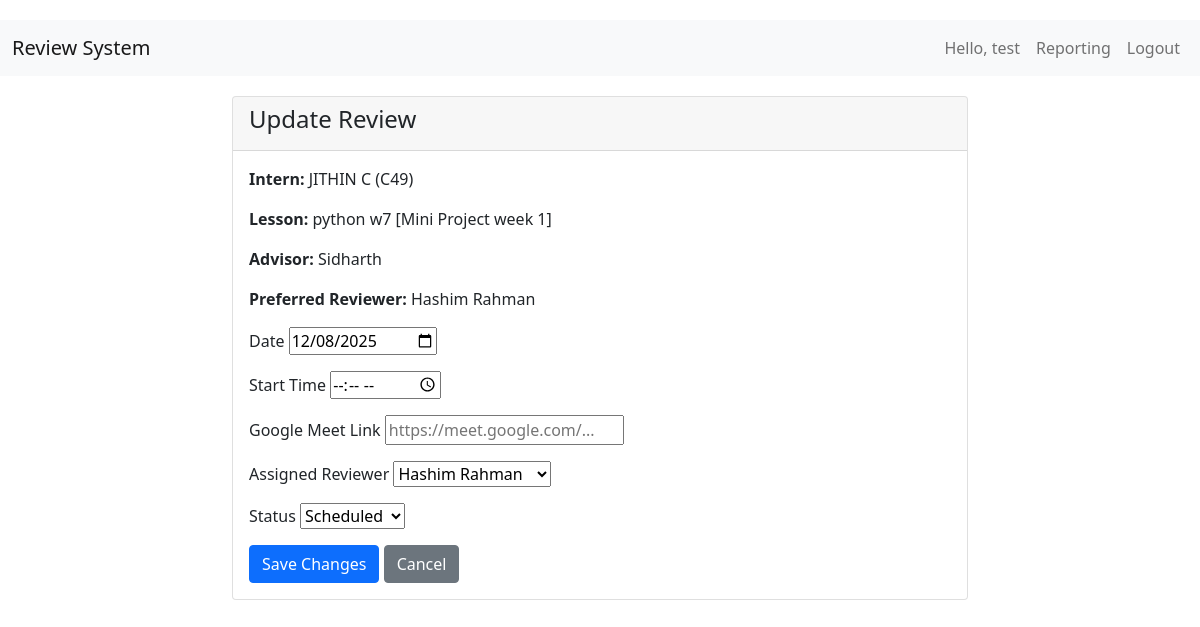
Page /update/4/ (signed in) on the committed database.
### reviews/models.py (models this page shows, shortened)
class Review(models.Model):
    STATUS_CHOICES = [
        ('pending', 'Pending'),
        ('scheduled', 'Scheduled'),
        ('completed', 'Completed'),
        ('cancelled', 'Cancelled'),
    ]
    date = models.DateField()
    start_time = models.TimeField(null=True, blank=True)
    google_meet_link = models.URLField(blank=True)
    intern_name = models.CharField(max_length=100)
    lesson_name = models.CharField(max_length=200)
    preferred_reviewer = models.ForeignKey(Reviewer, on_delete=models.SET_NULL,
                                         null=True, blank=True, related_name='preferred_reviews')
    assigned_reviewer = models.ForeignKey(Reviewer, on_delete=models.SET_NULL,
                                        null=True, blank=True, related_name='assigned_reviews')
    status = models.CharField(max_length=20, choices=STATUS_CHOICES, default='pending')
    created_by = models.ForeignKey(User, on_delete=models.SET_NULL, null=True)
    created_at = models.DateTimeField(auto_now_add=True)
    class Meta:
        ordering = ['date', 'start_time']

class Reviewer(models.Model):
    name = models.CharField(max_length=100)
    stack = models.CharField(max_length=100, blank=True)
    def __str__(self):
        return self.name

### reviews/views.py (the view)
# urls.py: path('update/<int:pk>/', views.update_review, name='update_review'),
@login_required
@staff_member_required
def update_review(request, pk):
    review = get_object_or_404(Review, pk=pk)
    if request.method == 'POST':
        form = ReviewUpdateForm(request.POST, instance=review)
        if form.is_valid():
            form.save()
            return redirect('dashboard')
    else:
        form = ReviewUpdateForm(instance=review)
    return render(request, 'coordinator/update_review.html', {
        'form': form,
        'review': review,
    })

### reviews/forms.py
class ReviewUpdateForm(forms.ModelForm):
    class Meta:
        model = Review
        fields = ['date', 'start_time', 'google_meet_link', 'assigned_reviewer', 'status']
        widgets = {
            'date': forms.DateInput(attrs={'type': 'date'}),
            'start_time': forms.TimeInput(attrs={'type': 'time'}),
            'google_meet_link': forms.TextInput(attrs={'placeholder': 'https://meet.google.com/...'}),
        }

### templates/coordinator/update_review.html (shortened to what this page needs)
{% extends 'base.html' %}
{% block content %}
<div class="row justify-content-center">
    <div class="col-md-8">
        <div class="card">
            <div class="card-header">
                <h4>Update Review</h4>
            </div>
            <div class="card-body">
                <p><strong>Intern:</strong> {{ review.intern_name }}</p>
                <p><strong>Lesson:</strong> {{ review.lesson_name }}</p>
                <p><strong>Advisor:</strong> {{ review.created_by.first_name }} {{ review.created_by.last_name }}</p>
                <p><strong>Preferred Reviewer:</strong> {{ review.preferred_reviewer.name|default:"None" }}</p>
                <form method="post">
                    <div class="mb-3">
                        <label>Date</label>
                        {{ form.date }}
                    </div>
                    <div class="mb-3">
                        <label>Start Time</label>
                        {{ form.start_time }}
                    </div>
                    <div class="mb-3">
                        <label>Google Meet Link</label>
                        {{ form.google_meet_link }}
                    </div>
                    <div class="mb-3">
                        <label>Assigned Reviewer</label>
                        {{ form.assigned_reviewer }}
                    </div>
                    <div class="mb-3">
                        <label>Status</label>
                        {{ form.status }}
                    </div>
                    <button type="submit" class="btn btn-primary">Save Changes</button>
                    <a href="{% url 'dashboard' %}" class="btn btn-secondary">Cancel</a>
                </form>
            </div>
        </div>
    </div>
</div>
{% endblock %}

### templates/base.html (shortened to what this page needs)
<!DOCTYPE html>
<html lang="en">
<head>
    <link href="https://cdn.jsdelivr.net/npm/bootstrap@5.1.3/dist/css/bootstrap.min.css" rel="stylesheet">
</head>
<body>
    <nav class="navbar navbar-expand-lg navbar-light bg-light">
        <div class="container-fluid">
            <a class="navbar-brand" href="{% url 'dashboard' %}">Review System</a>
            <div class="navbar-nav ms-auto ">
                {% if user.is_authenticated %}
                    <span class="nav-item nav-link">Hello, {{ user.first_name|default:user.username }}</span>
                    {% if user.is_staff %}
                        <a class="nav-link" href="{% url 'reporting' %}">Reporting</a>
                    {% endif %}
                    <a class="nav-link" href="{% url 'logout' %}">Logout</a>
                {% else %}
                    <a class="nav-link" href="{% url 'login' %}">Login</a>
                {% endif %}
            </div>
        </div>
    </nav>
    <div class="container">
        {% block content %}{% endblock %}
    </div>
</body>
</html>

### templates/base.html (style rules this page uses)
body { padding-top: 20px; background-image: url("https://www.wsupercars.com/wallpapers-regular/Porsche/2023-Porsche-911-GT3-RS-004-1080.jpg"); background-size: cover; background-position: center; background-repeat: no-repeat; }
.navbar { margin-bottom: 20px; }

### rows in the picture
Review: intern_name "JITHIN C (C49)", lesson_name "python w7 [Mini Project week 1]", created_by.first_name "Sidharth", preferred_reviewer.name "Hashim Rahman", date "12/08/2025", assigned_reviewer "Hashim Rahman", status "Scheduled"

### other values in the picture
{{ user.first_name|default:user.username }} "test"
